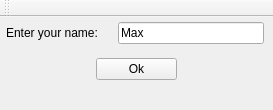
<?xml version="1.0" encoding="UTF-8"?>
<ui version="4.0">
 <class>window</class>
 <widget class="QMainWindow" name="window">
  <property name="geometry">
   <rect>
    <x>0</x>
    <y>0</y>
    <width>273</width>
    <height>110</height>
   </rect>
  </property>
  <property name="windowTitle">
   <string>MainWindow</string>
  </property>
  <widget class="QWidget" name="centralWidget">
   <widget class="QPushButton" name="cmdOk">
    <property name="geometry">
     <rect>
      <x>96</x>
      <y>41</y>
      <width>81</width>
      <height>22</height>
     </rect>
    </property>
    <property name="text">
     <string>Ok</string>
    </property>
   </widget>
   <widget class="QLineEdit" name="txtName">
    <property name="geometry">
     <rect>
      <x>118</x>
      <y>5</y>
      <width>146</width>
      <height>22</height>
     </rect>
    </property>
    <property name="text">
     <string>Max</string>
    </property>
   </widget>
   <widget class="QLabel" name="lblName">
    <property name="geometry">
     <rect>
      <x>6</x>
      <y>8</y>
      <width>107</width>
      <height>16</height>
     </rect>
    </property>
    <property name="text">
     <string>Enter your name: </string>
    </property>
   </widget>
  </widget>
  <widget class="QMenuBar" name="menuBar">
   <property name="geometry">
    <rect>
     <x>0</x>
     <y>0</y>
     <width>273</width>
     <height>19</height>
    </rect>
   </property>
  </widget>
  <widget class="QToolBar" name="mainToolBar">
   <attribute name="toolBarArea">
    <enum>TopToolBarArea</enum>
   </attribute>
   <attribute name="toolBarBreak">
    <bool>false</bool>
   </attribute>
  </widget>
 </widget>
 <layoutdefault spacing="6" margin="11"/>
 <resources/>
 <connections/>
</ui>
